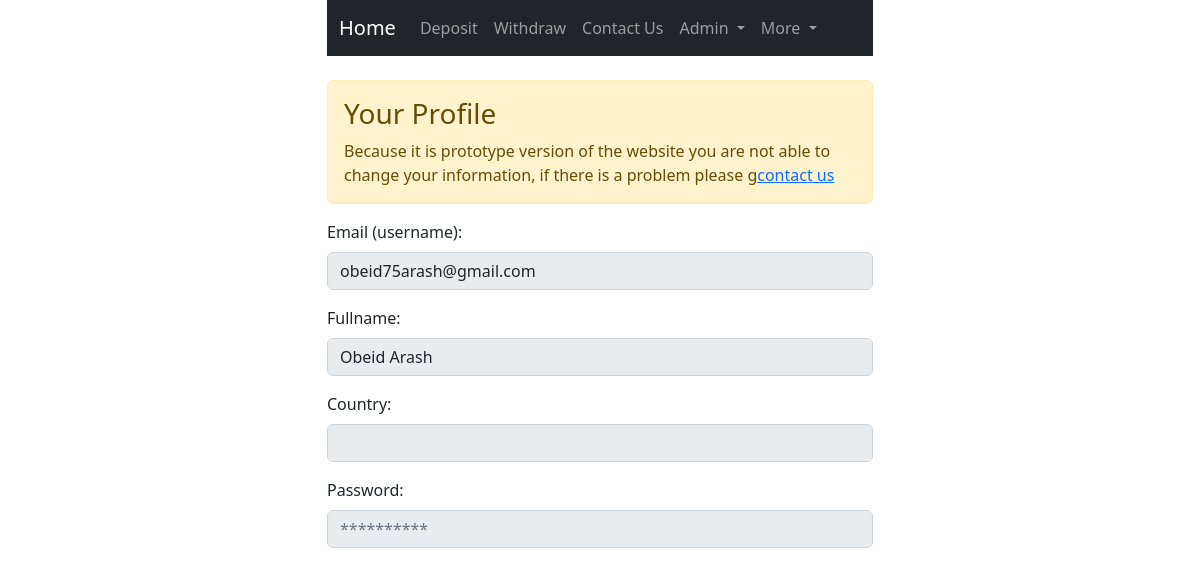
Before: /profile (signed in) with the older database file.
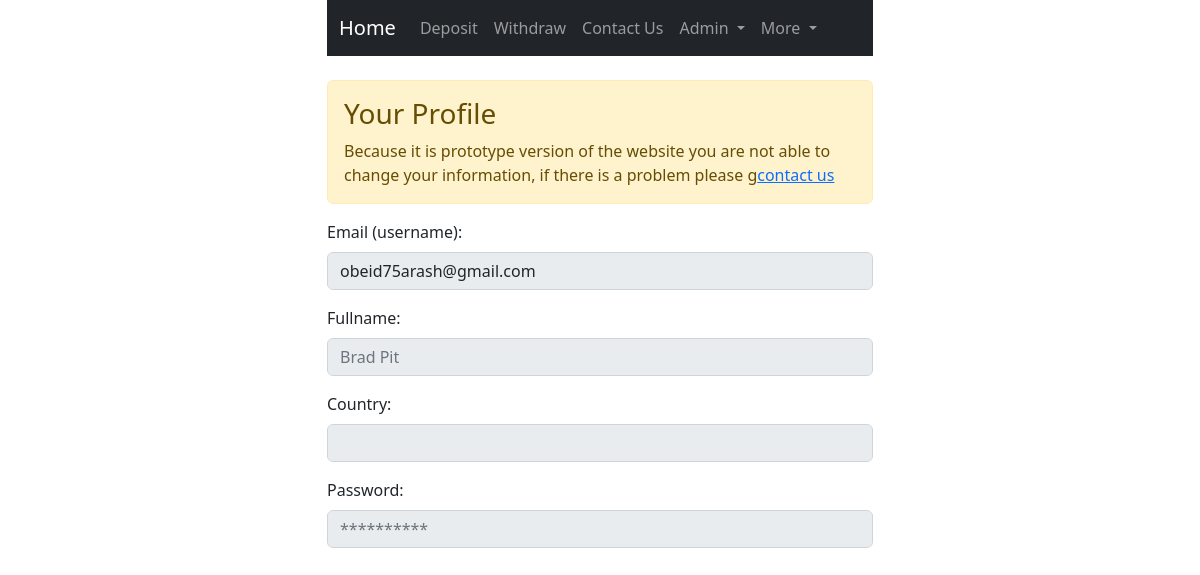
After: the same page with the newer database file.
### users/models.py (models this page shows, shortened)
class User(AbstractBaseUser):
    email = models.EmailField(verbose_name='Email', max_length=60, unique=True)
    username = models.CharField(max_length=30, unique=True)
    fullname = models.CharField(max_length=30, null=True, default='default')
    country = CountryField(null=True, default='US')
    phone_number = PhoneNumberField(unique=True, null=True, default='+19993335577')
    date_joined = models.DateTimeField(verbose_name='Date Joined', auto_now_add=True)
    last_login = models.DateTimeField(verbose_name='Last login', auto_now=True)
    is_active = models.BooleanField(default=True)
    is_admin = models.BooleanField(default=False)
    is_staff = models.BooleanField(default=False)
    is_superuser = models.BooleanField(default=False)
    hide_email = models.BooleanField(default=True)
    objects = UserManager()
    USERNAME_FIELD = 'email'
    REQUIRED_FIELDS = ['username', ]

### users/views.py (the view)
# urls.py: path('profile', profile, name='profile'),
@login_required(login_url='/login')
def profile(request):
    profile_form = ProfileForm(request.POST or None, initial={'email': request.user.email,
                                                              'fullname': request.user.fullname})
    if request.method == "POST":
        if profile_form.is_valid():
            pass
    context = {
        'profile_form': profile_form,
    }
    return render(request, 'users/profile.html', context)

### users/forms.py
class ProfileForm(forms.Form):
    email = forms.EmailField(widget=forms.EmailInput(
        attrs={
            'placeholder': 'example@gmail.com',
            'name': 'email',
            'id': 'email',
            'class': 'form-control',
        }
    ), disabled=True)
    fullname = forms.CharField(widget=forms.TextInput(
        attrs={
            'placeholder': 'Brad Pit',
            'name': 'fullname',
            'id': 'fullname',
            'class': 'form-control'
        }
    ), validators=[validators.MinLengthValidator(3), validators.MaxLengthValidator(25), ], disabled=True)
    password = forms.CharField(widget=forms.PasswordInput(
        attrs={
            'placeholder': '**********',
            'name': 'password',
            'id': 'password',
            'class': 'form-control'
        }
    ), disabled=True, required=False)

### templates/users/profile.html (shortened to what this page needs)
{% extends 'shared/base.html' %}
{% load countries %}
{% load static %}
{% load widget_tweaks %}
{% block content %}
    <br>
    <div class="alert alert-warning">
        <h3 class="alert-heading">Your Profile</h3>
        Because it is prototype version of the website you are not able to change your information, if there is a
        problem please g<a href="{% url 'core:contact' %}">contact us</a>
    </div>
    <div class="mb-3">
        <label for="{{ profile_form.email.id_for_label }}" class="form-label">Email (username): </label>
        {{ profile_form.email|add_error_class:"is-invalid" }}
    </div>
    <div class="mb-3">
        <label for="{{ profile_form.fullname.id_for_label }}" class="form-label">Fullname: </label>
        {{ profile_form.fullname|add_error_class:"is-invalid" }}
    </div>
    <div class="mb-3">
        <label for="country" class="form-label">Country: </label>
        <select name="country" id="country" class="form-control" aria-label="Default select example" disabled>
            {% get_countries as countries %}
        </select>
    </div>
    <div class="mb-3">
        <label for="{{ profile_form.password.id_for_label }}" class="form-label">Password: </label>
        {{ profile_form.password|add_error_class:"is-invalid" }}
    </div>
{% endblock %}

Changed rows visible on the page:
changed User "obeid75arash@gmail.com": fullname "Obeid Arash" → (not shown)
